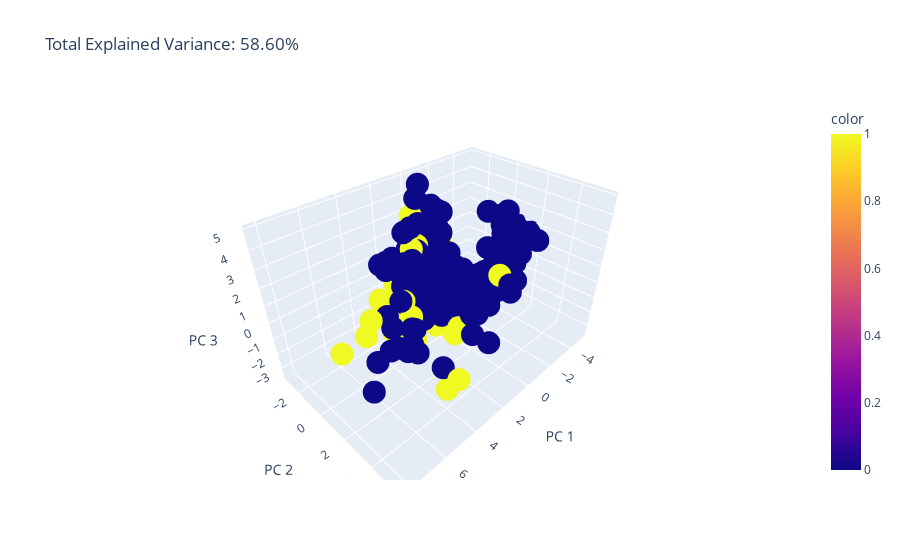

Notebook code for this chart:
### Markdown cell above
With the above plot, we try to understand how data is distributed according to the `status` of each loan. As we can see, there isn't a clear distinction between each type of loan. So the conclusion here is, that we will need to arrange better techniques to deal with the data visualization. Still, we think it's to understand the development of the Descriptive process. This time, instead of using 2 Principal Components, let's try to use 3 Principal Components, therefore, getting a 3D plot.

### Code cell
[X_train, y_train] = read_clustering_data()

pca = PCA(n_components=3)
pipeline = Pipeline([('scaler', StandardScaler()), ('pca', pca)])
components = pipeline.fit_transform(X_train)

total_var = pca.explained_variance_ratio_.sum() * 100

fig = px.scatter_3d(
    components, x=0, y=1, z=2, color=y_train,
    title=f'Total Explained Variance: {total_var:.2f}%',
    labels={'0': 'PC 1', '1': 'PC 2', '2': 'PC 3'}
)
fig.show()

### Figure 1 — Plotly figure (JSON) as saved in the notebook; plotly's stock layout.template omitted (floating-point values rounded to 4 significant figures; data arrays with more than 128 entries replaced by an {"elided": "..."} marker saying what was removed)
{"data": [{"hovertemplate": "PC 1=%{x}<br>PC 2=%{y}<br>PC 3=%{z}<br>color=%{marker.color}<extra></extra>", "legendgroup": "", "marker": {"color": {"elided": "316 int values"}, "coloraxis": "coloraxis", "symbol": "circle"}, "mode": "markers", "name": "", "scene": "scene", "showlegend": false, "type": "scatter3d", "x": {"elided": "316 float values"}, "y": {"elided": "316 float values"}, "z": {"elided": "316 float values"}}], "layout": {"coloraxis": {"colorbar": {"title": {"text": "color"}}, "colorscale": [[0, "#0d0887"], [0.1111, "#46039f"], [0.2222, "#7201a8"], [0.3333, "#9c179e"], [0.4444, "#bd3786"], [0.5556, "#d8576b"], [0.6667, "#ed7953"], [0.7778, "#fb9f3a"], [0.8889, "#fdca26"], [1, "#f0f921"]]}, "legend": {"tracegroupgap": 0}, "scene": {"domain": {"x": [0, 1], "y": [0, 1]}, "xaxis": {"title": {"text": "PC 1"}}, "yaxis": {"title": {"text": "PC 2"}}, "zaxis": {"title": {"text": "PC 3"}}}, "title": {"text": "Total Explained Variance: 58.60%"}}}
